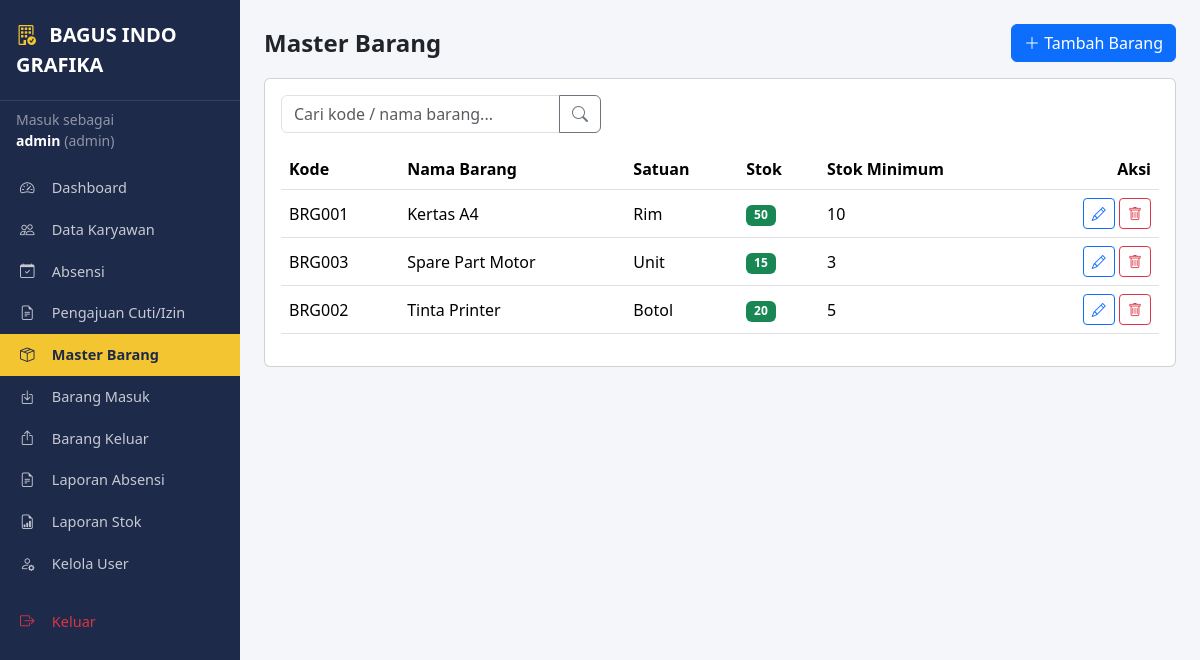
Screenshot of /barang/index.php (signed in) with the database file from the repository.
### tables this page shows
CREATE TABLE barang (
  id_barang    INT AUTO_INCREMENT PRIMARY KEY,
  kode_barang  VARCHAR(20) NOT NULL UNIQUE,
  nama_barang  VARCHAR(100) NOT NULL,
  satuan       VARCHAR(20) NOT NULL DEFAULT 'Pcs',
  stok         INT NOT NULL DEFAULT 0,
  stok_minimum INT NOT NULL DEFAULT 0,
  created_at   TIMESTAMP DEFAULT CURRENT_TIMESTAMP
);

### config/session.php (called while the page is built, shortened)
<?php
function base_url() {
    $script = $_SERVER['SCRIPT_NAME'];
    $inSubfolder = preg_match('#/(karyawan|absensi|barang|barang_masuk|barang_keluar|laporan|user|pengajuan)/#', $script);
    return $inSubfolder ? '../' : '';
}

### barang/index.php (the view, shortened to what this page needs)
<?php
require_once '../config/koneksi.php';
require_once '../config/session.php';
$halaman_aktif = 'barang';
$keyword = trim($_GET['q'] ?? '');
$stmt = mysqli_prepare($koneksi, "SELECT * FROM barang WHERE nama_barang LIKE ? OR kode_barang LIKE ? ORDER BY nama_barang ASC");
$like = "%$keyword%";
mysqli_stmt_bind_param($stmt, 'ss', $like, $like);
mysqli_stmt_execute($stmt);
$data = mysqli_stmt_get_result($stmt);
include '../includes/header.php';
include '../includes/sidebar.php';
?>
<main class="content p-4">
  <div class="d-flex justify-content-between align-items-center mb-3">
    <h4 class="fw-bold mb-0">Master Barang</h4>
    <a href="tambah.php" class="btn btn-primary"><i class="bi bi-plus-lg"></i> Tambah Barang</a>
  </div>
  <div class="card">
    <div class="card-body">
      <form method="GET" class="mb-3">
        <div class="input-group" style="max-width:320px;">
          <input type="text" name="q" class="form-control" placeholder="Cari kode / nama barang..." value="<?= htmlspecialchars($keyword) ?>">
          <button class="btn btn-outline-secondary"><i class="bi bi-search"></i></button>
        </div>
      </form>
      <div class="table-responsive">
        <table class="table table-hover align-middle">
          <thead>
            <tr><th>Kode</th><th>Nama Barang</th><th>Satuan</th><th>Stok</th><th>Stok Minimum</th><th class="text-end">Aksi</th></tr>
          </thead>
          <tbody>
            <?php while ($b = mysqli_fetch_assoc($data)): ?>
            <tr>
              <td><?= htmlspecialchars($b['kode_barang']) ?></td>
              <td><?= htmlspecialchars($b['nama_barang']) ?></td>
              <td><?= htmlspecialchars($b['satuan']) ?></td>
              <td>
                <span class="badge bg-<?= $b['stok'] <= $b['stok_minimum'] ? 'danger' : 'success' ?>">
                  <?= $b['stok'] ?>
                </span>
              </td>
              <td><?= $b['stok_minimum'] ?></td>
              <td class="text-end">
                <a href="edit.php?id=<?= $b['id_barang'] ?>" class="btn btn-sm btn-outline-primary"><i class="bi bi-pencil"></i></a>
                <a href="hapus.php?id=<?= $b['id_barang'] ?>" class="btn btn-sm btn-outline-danger"
                   onclick="return confirm('Hapus barang ini beserta riwayat masuk/keluarnya?')"><i class="bi bi-trash"></i></a>
              </td>
            </tr>
            <?php endwhile; ?>
          </tbody>
        </table>
      </div>
    </div>
  </div>
<?php include '../includes/footer.php'; ?>

### includes/header.php (shortened to what this page needs)
<!DOCTYPE html>
<html lang="id">
<head>
<link href="https://cdn.jsdelivr.net/npm/bootstrap@5.3.3/dist/css/bootstrap.min.css" rel="stylesheet">
<link href="https://cdn.jsdelivr.net/npm/bootstrap-icons@1.11.3/font/bootstrap-icons.css" rel="stylesheet">
<link href="<?= base_url() ?>assets/css/style.css" rel="stylesheet">
</head>
<body>
<div class="wrapper d-flex">

### includes/sidebar.php
<?php $halaman_aktif = $halaman_aktif ?? ''; $is_admin = ($_SESSION['role'] ?? '') === 'admin'; ?>
<nav class="sidebar">
  <div class="sidebar-brand">
    <i class="bi bi-building-check"></i>
    <span>BAGUS INDO GRAFIKA</span>
  </div>
  <div class="px-3 py-2 text-white-50 small">
    Masuk sebagai<br>
    <strong class="text-white"><?= htmlspecialchars($_SESSION['nama'] ?? $_SESSION['username']) ?></strong>
    (<?= htmlspecialchars($_SESSION['role']) ?>)
  </div>
  <ul class="nav flex-column mt-2">
    <li class="nav-item">
      <a class="nav-link <?= in_array($halaman_aktif, ['dashboard','dashboard_karyawan'])?'active':'' ?>"
         href="<?= base_url() . ($is_admin ? 'dashboard.php' : 'dashboard_karyawan.php') ?>">
        <i class="bi bi-speedometer2"></i> Dashboard
      </a>
    </li>
    <?php if ($is_admin): ?>
    <li class="nav-item">
      <a class="nav-link <?= $halaman_aktif=='karyawan'?'active':'' ?>" href="<?= base_url() ?>karyawan/index.php">
        <i class="bi bi-people"></i> Data Karyawan
      </a>
    </li>
    <li class="nav-item">
      <a class="nav-link <?= $halaman_aktif=='absensi'?'active':'' ?>" href="<?= base_url() ?>absensi/index.php">
        <i class="bi bi-calendar-check"></i> Absensi
      </a>
    </li>
    <?php endif; ?>
    <li class="nav-item">
      <a class="nav-link <?= $halaman_aktif=='pengajuan'?'active':'' ?>" href="<?= base_url() ?>pengajuan/index.php">
        <i class="bi bi-file-earmark-text"></i> Pengajuan Cuti/Izin
      </a>
    </li>
    <?php if ($is_admin): ?>
    <li class="nav-item">
      <a class="nav-link <?= $halaman_aktif=='barang'?'active':'' ?>" href="<?= base_url() ?>barang/index.php">
        <i class="bi bi-box-seam"></i> Master Barang
      </a>
    </li>
    <li class="nav-item">
      <a class="nav-link <?= $halaman_aktif=='barang_masuk'?'active':'' ?>" href="<?= base_url() ?>barang_masuk/index.php">
        <i class="bi bi-box-arrow-in-down"></i> Barang Masuk
      </a>
    </li>
    <li class="nav-item">
      <a class="nav-link <?= $halaman_aktif=='barang_keluar'?'active':'' ?>" href="<?= base_url() ?>barang_keluar/index.php">
        <i class="bi bi-box-arrow-up"></i> Barang Keluar
      </a>
    </li>
    <li class="nav-item">
      <a class="nav-link <?= $halaman_aktif=='laporan_absensi'?'active':'' ?>" href="<?= base_url() ?>laporan/laporan_absensi.php">
        <i class="bi bi-file-earmark-text"></i> Laporan Absensi
      </a>
    </li>
    <li class="nav-item">
      <a class="nav-link <?= $halaman_aktif=='laporan_stok'?'active':'' ?>" href="<?= base_url() ?>laporan/laporan_stok.php">
        <i class="bi bi-file-earmark-bar-graph"></i> Laporan Stok
      </a>
    </li>
    <li class="nav-item">
      <a class="nav-link <?= $halaman_aktif=='user'?'active':'' ?>" href="<?= base_url() ?>user/index.php">
        <i class="bi bi-person-gear"></i> Kelola User
      </a>
    </li>
    <?php endif; ?>
    <li class="nav-item mt-3">
      <a class="nav-link text-danger" href="<?= base_url() ?>logout.php">
        <i class="bi bi-box-arrow-right"></i> Keluar
      </a>
    </li>
  </ul>
</nav>

### includes/footer.php (shortened to what this page needs)
    </main>
  </div>
</body>
</html>

### assets/css/style.css (style rules this page uses)
body { background-color: #f4f6f9; font-family: 'Segoe UI', Arial, sans-serif; }
.wrapper { min-height: 100vh; width: 100%; }
.sidebar { width: 240px; min-width: 240px; background: #1e2a4a; color: #ffffff; min-height: 100vh; }
.sidebar-brand { padding: 20px 16px; font-size: 20px; font-weight: 700; border-bottom: 1px solid rgba(255,255,255,0.1); }
.sidebar-brand i { margin-right: 8px; color: #f2c531; }
.sidebar .nav-link { color: rgba(255,255,255,0.75); padding: 10px 20px; font-size: 14.5px; }
.sidebar .nav-link i { margin-right: 10px; width: 18px; display: inline-block; }
.sidebar .nav-link.active { background: #f2c531; color: #1e2a4a; font-weight: 600; }
.content { flex: 1; width: 100%; max-width: calc(100% - 240px); }
table.table thead { background: #1e2a4a; color: #fff; }

### rows the page displays
barang: kode_barang "BRG001", nama_barang "Kertas A4", satuan "Rim", stok "50", stok_minimum "10"
barang: kode_barang "BRG003", nama_barang "Spare Part Motor", satuan "Unit", stok "15", stok_minimum "3"
barang: kode_barang "BRG002", nama_barang "Tinta Printer", satuan "Botol", stok "20", stok_minimum "5"

### other values shown
$_SESSION['nama'] "admin"
$_SESSION['role'] "admin"
